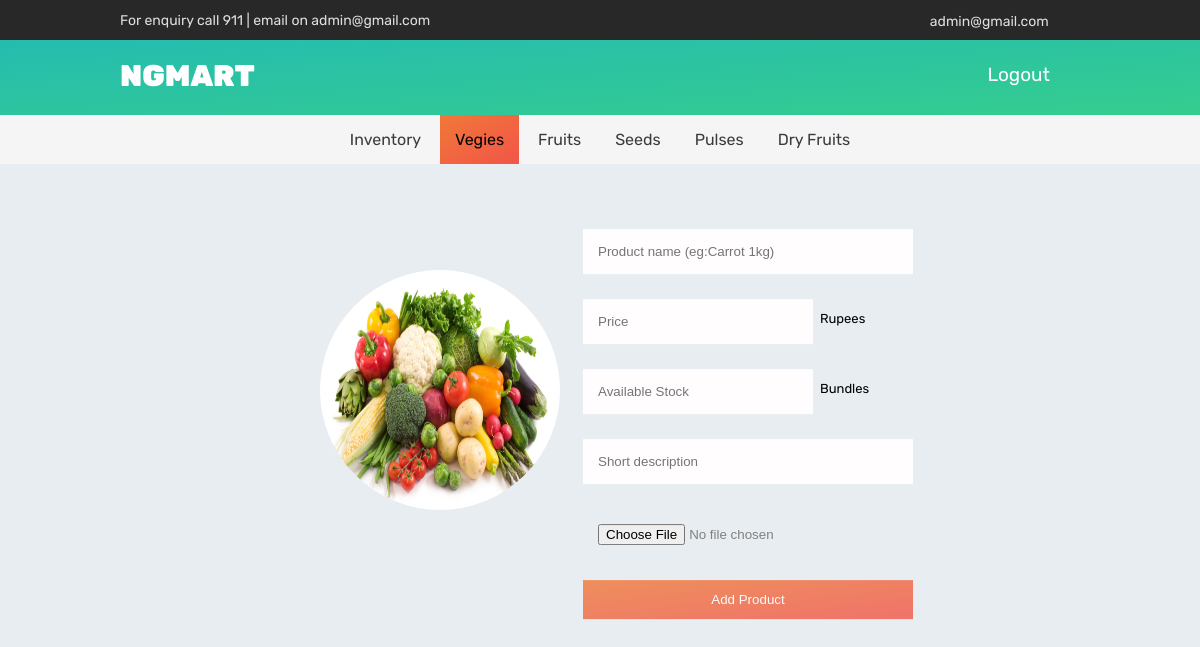
Screenshot of /php/seller/seller.php?id=1 (signed in) with the database file from the repository.
### tables this page shows
CREATE TABLE `categories_tbl` (
  `id` int(10) NOT NULL,
  `categories` varchar(50) NOT NULL,
  `image` varchar(255) NOT NULL,
  `status` tinyint(4) NOT NULL DEFAULT 1
);

### php/dbconnection.php (called while the page is built, shortened)
<?php
function del()
{
    $sql = "SELECT * FROM inventory_tbl where inventory_status=1";
    $result = mysqli_query($GLOBALS['con'], $sql);
    while($row = mysqli_fetch_array($result))
    {
        $id = $row['inventory_id'];
    }
}
?>

### php/seller/seller.php (the view, shortened to what this page needs)
<?php
if(isset($_SESSION['id']))
{
	include("../dbconnection.php");
	del();
?>
<!DOCTYPE html>
<html lang="en">
<head>
	<link href="../../style/style.css" rel="stylesheet" />
	<link href="../../style/seller_style.css" rel="stylesheet" />
</head>
<body>
    <div class="topblack">
		<div class="leftblock"><p>For enquiry call 911 | email on <a style="color:rgba(255, 255, 255, 0.851);" href="mailto:admin@gmail.com"> admin@gmail.com </a></p></div>
		<div class="rightblack">
		<?php
         $sql="SELECT * FROM login_tbl WHERE login_id=$id";
         $result=mysqli_query($con,$sql);
         $row=mysqli_fetch_array($result);
        ?>
        <p style="float:right;padding:1%;"><?php echo $row['email'];?></p>
		</div>
	</div>
	<div class="topbargreen">
		<p>NGMART</p>
		<div class="topgreen_right" style="margin-right:140px;">
		<a href="../logout.php">Logout</a>
		</div>
	</div>
	<div class="topbar_bottom">
		<center>
			<a href="seller.php?id=-1" <?php if($_GET['id']==-1) echo"class=active" ?> >Inventory</a>
			<?php
			$sql="select * from categories_tbl where status=1";
			if($result=mysqli_query($con,$sql))
			{
				while($row=mysqli_fetch_array($result))
				{
					?>
					<a href="seller.php?id=<?php echo $row['id'] ?>" <?php if($row['id']==$_GET['id']) echo "class=active"; ?> > <?php echo $row['categories'] ?> </a>
				<?php
				}
		}
		?>
		</center>
	</div>
<?php
if(isset($_GET['ps_id']))
{
	$ps_id=$_GET['ps_id'];
?>
	<div class="additembox">
	<div class="left">
	<form id="addProduct" action="editProduct.php?id=<?php echo $ps_id ?>" method="POST" style="padding:20px;" enctype="multipart/form-data">
		<?php
		$ps_id=$_GET['ps_id'];
		$sql="select p.*,ps.* from product_tbl as p,product_seller_tbl as ps where p.product_id=ps.ps_product_id and ps_id=$ps_id";
		if($result=mysqli_query($con,$sql))
		{
			$row=mysqli_fetch_array($result);
		}
		?>
		<div >
					<img src="../../images/<?php echo $row['ps_image']?>" class="img" alt="no image">
					<div onclick="upload()" class="img_upload"><center><p style="color:white;font-size:15px;">Upload an image</p></center></div>
                	<input id="upload" style="visibility:hidden;cursor:pointer" type="FILE" accept="image/x-png,image/jpeg" name='file'>
				</div>
		</div>
		<script>
			function upload(){
				document.getElementById('upload').click();
			}
		</script>
	<div class="right">
		<div class="addInput">
			<input type="text" id="name" name="name" value="<?php echo $row['prod_name']?>" pattern="[A-Za-z\-\s]{3,}" disabled>
		</div>
		<div class="addInput" >
		<div class="p">Rs/kg</div>
			<input type="text" style="width:200px" name="price" id="price" min="1" value="<?php echo $row['ps_price']?>" pattern="^[0-9]+(\.[0-9]{1,2})?{1,}$" required>
		</div>
		<div class="addInput" >
		<div class="p">Availale kg</div>
			<input type="text" style="width:200px" name="qty" id="qty" min="1" value="<?php echo $row['ps_total_stock']?>" pattern="^[0-9]+(\.[0-9]{1,2})?{1,}$" required>
		</div>
		<div class="addInput">
			<input type="text" name="desc" id="desc" value="<?php echo $row['ps_desc']?>" pattern="[A-Za-z0-9\s\.\-]{3,}" required>
		</div>
		<input type="submit" class="btn" value="Edit Product">
	</form>
	</div>
	</div>
<?php
}
else
{
if($_GET['id'] >= 1)
{ ?>
	<div class="additembox">
	<div class="left">
		<?php
		$cat_id=$_GET['id'];
		$sql="select * from categories_tbl where id=$cat_id and status=1";
		if($result=mysqli_query($con,$sql))
		{
			$row=mysqli_fetch_array($result);
		}
		?>
		<div class="img_sec">
				<img src="../../images/<?php echo $row['image']?>" class="img" alt="no image">
		</div>
	</div>
	<div class="right">
	<form id="addProduct" action="addProduct.php?id=<?php echo $cat_id?>" method="POST" style="padding:20px;" enctype="multipart/form-data">
		<div class="addInput">
			<input type="text" id="name" name="name" placeholder="Product name (eg:Carrot 1kg)" pattern="[A-Za-z0-9\s\-]{3,}" required>
		</div>
		<div class="addInput">
		<div class="p">Rupees</div>
			<input type="number" style="width:200px" name="price" id="price" min="1" placeholder="Price" required>
		</div>
		<div class="addInput">
		<div class="p">Bundles</div>
			<input type="number" style="width:200px" name="qty" id="qty" min="1" placeholder="Available Stock" required>
		</div>
		<div class="addInput">
			<input type="text" name="desc" id="desc" placeholder="Short description" pattern="[A-Za-z0-9\s\.\-]{3,}" required>
		</div>
		<div class="addInput">
			<input type="FILE" name="file" id="file" accept="image/x-png,image/jpeg" required>
		</div>
		<input type="submit" class="btn" value="Add Product">
	</form>
	</div>
	</div>
<?php
 }
}
?>
</body>
</html>
	<?php
	} ?>

### style/style.css (style rules this page uses)
* { margin:0px; padding:0px; }
body { background-color: rgb(231,237,240); font-family: fontone; }
a { text-decoration: none; }
.topblack { background-color: rgb(40, 40, 40); color:rgba(255, 255, 255, 0.851); height: 40px; font-size: 14px; }
.topblack .leftblock { float:left; padding-top: 12px; padding-left: 20px; margin-left: 100px; cursor: pointer; }
.topblack .rightblack { float: right; padding-top:12px; margin-right: 150px; }
.topbargreen { height:75px; background:linear-gradient(to bottom right,rgb(37,188,176),rgb(53,205,142)) }
.topbargreen p { color:white; font-weight: 1000; font-size: 30px; padding-top: 18px; margin-left: 120px; display: inline-block; }
.topgreen_right { float:right; margin-top:23px; margin-right:150px; }
.topgreen_right a { color:white; font-size: 19px; display: inline; margin-right: 10px; }
.topbar_bottom { position: relative; width:100%; background-color:rgb(245,245,245); }
.topbar_bottom a { position: relative; display: inline-block; padding:15px 15px; color:rgba(0, 0, 0, 0.762); }
.topbar_bottom .active { color:rgb(0, 0, 0); background:linear-gradient(to bottom right, rgb(240, 120, 55),rgb(242, 85, 73)); }

### style/seller_style.css (style rules this page uses)
.img { position: fixed; margin-top:8%; border-radius:50%; width:20%; height:30%; }
.additembox { color:rgba(255, 255, 255, 0.851); height: 30%; font-size: 14px; }
.additembox .left { float:left; padding-top: 10px; padding-left: 20px; margin-left: 300px; cursor: pointer; }
.additembox .right { position: absolute; top:50%; left:50%; transform: translate(-10%,-45%); float: left; padding-top:12px; margin-right: 40%; }
.addInput { position:relative; float:left; }
.additembox input[type=text], .additembox input[type=file], .additembox input[type=number] { width: 300px; padding: 15px; margin: 5px 0 20px 0; border: none; background: rgb(255, 253, 253); display: inline-block; }
.additembox input[type=file] { background: rgb(231,237,240); color:grey; }
.btn { padding: 12px 20px; border: none; background: linear-gradient(to bottom right, rgb(240, 120, 55),rgb(242, 85, 73)); color: #fff; cursor: pointer; width: 100%; margin-bottom: 15px; opacity: 0.8; }

### php/seller/seller.php (style rules this page uses)
.addInput .p { margin:17px 0px 0px 7px; width:90px; position:relative; float:right; font-size: 13px; color:black; }

### rows the page displays
categories_tbl: categories "Vegies", image (picture)
categories_tbl: categories "Fruits"
categories_tbl: categories "Seeds"
categories_tbl: categories "Pulses"
categories_tbl: categories "Dry Fruits"

### other values shown
$row['email'] "admin@gmail.com"
